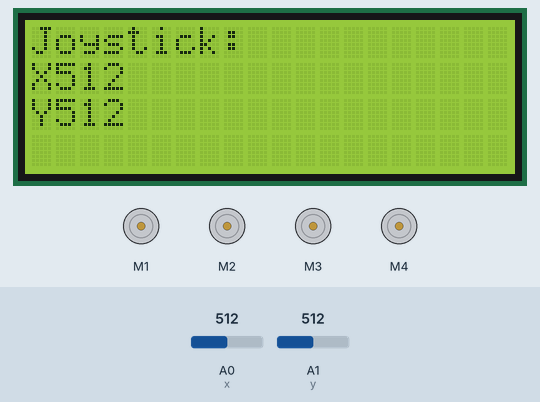
A sketch run on a simulated Arduino Uno, built with avr-gcc and run on an emulated ATmega328P. Shown: 4 × DC motor (green arrow = forward, orange = backward, longer = faster), 20×4 character LCD. The inputs (shaded band) are chosen by the test bench; at power-on: A0 (x) = 512, A1 (y) = 512. What the sketch prints to the serial monitor is not drawn.

Above: at 1.2 s.
1.3 s: A0 (x) set to 786
At 2.0 s:
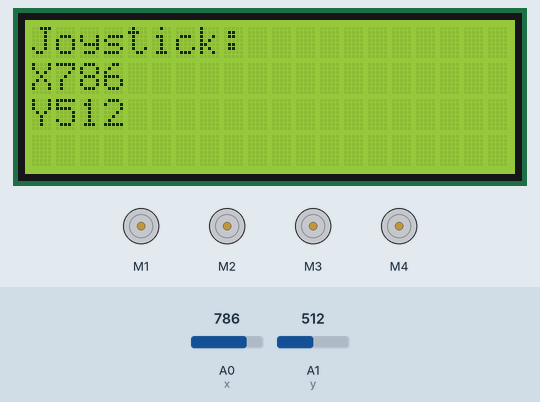
2.8 s: A0 (x) set to 815
At 3.4 s:
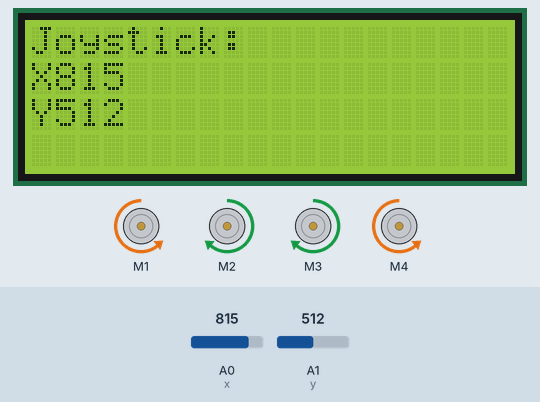
4.3 s: A1 (y) set to 213
At 5.5 s:
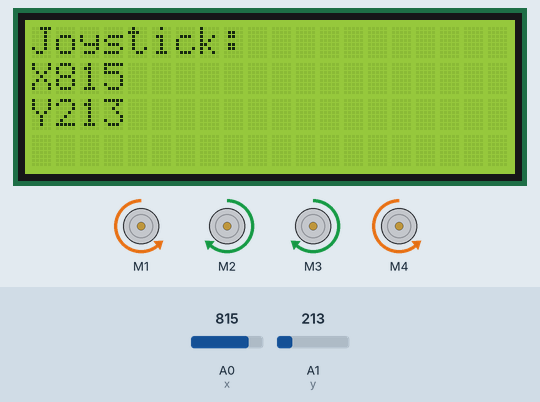
5.8 s: A1 (y) set to 182
At 6.7 s:
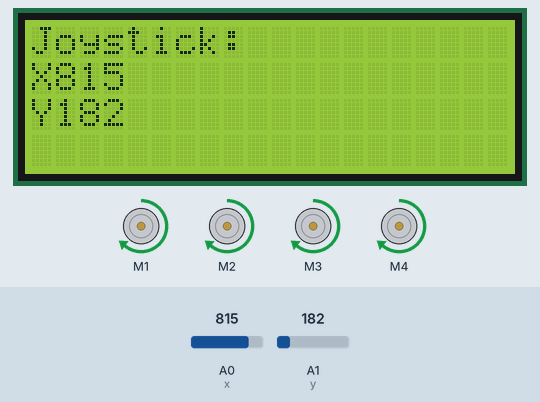
7.3 s: A1 (y) set to 810
At 7.7 s:
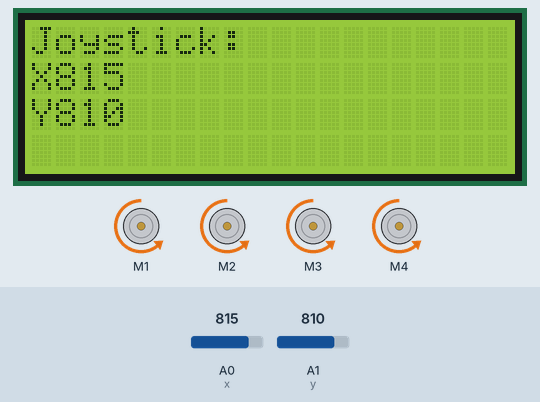
8.8 s: A0 (x) set to 984
At 9.1 s:
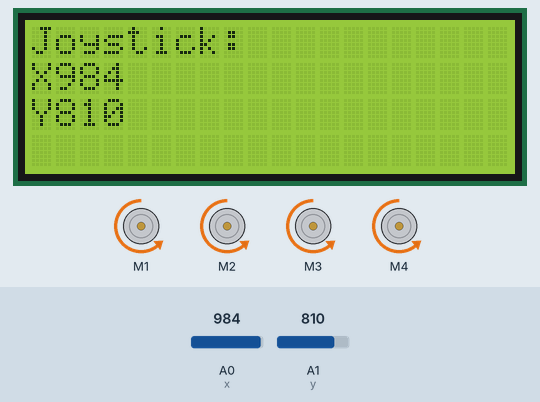
10.3 s: A0 (x) set to 1007
Timing chart, 0 to 12.8 s (numbered marks = the images above; inputs shaded):
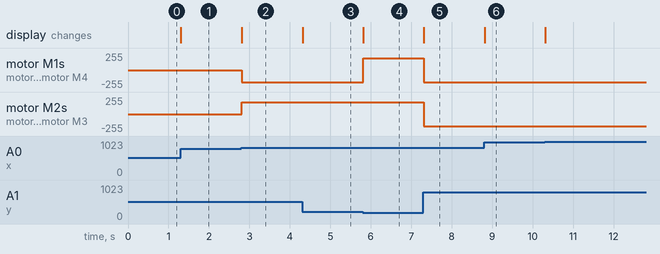

Measured:
- the behaviour switches between 799 and 800 on A0 (x) (found by bisection; images 1 and 2)
- the behaviour switches between 201 and 200 on A1 (y) (found by bisection; images 3 and 4)
- after the input at 1.3 s, the display: changes at once (image 1)
- after the input at 2.8 s, motor M1, motor M4: stopped → backward 180/255 at once; motor M2, motor M3: stopped → forward 180/255 at once; the display: changes at once (image 2)
- after the input at 4.3 s, the display: changes at once (image 3)
- after the input at 5.8 s, motor M1, motor M4: backward 180/255 → forward 180/255 at once; the display: changes at once (image 4)
- after the input at 7.3 s, motor M1–4: forward 180/255 → backward 180/255 at once; the display: changes at once (image 5)
- after the input at 8.8 s, the display: changes at once (image 6)

The sketch:

Arduino-Uno-WPU2.ino
```cpp
//* Definiert verwendete Libraries(Bibliotheken), die Pins für den Joystick und den Speed(Geschwindigkeit) der Motoren.

#include <Wire.h>
#include <LiquidCrystal_I2C.h>
#include <AFMotor.h>
#define x A0
#define y A1
#define Speed 180

//* Definiert wo welcher Motor eingesteckt ist.

AF_DCMotor motor1(1);
AF_DCMotor motor2(2);
AF_DCMotor motor3(3);
AF_DCMotor motor4(4);


LiquidCrystal_I2C lcd(0x27,20,4);


// ** Diese Funktion läuft nur am anfang des Programmes ab, und definiert den Speed(Geschwindigkeit) aller Motoren
void setup() {
  Serial.begin(9600);
  motor1.setSpeed(Speed);
  motor2.setSpeed(Speed);
  motor3.setSpeed(Speed);
  motor4.setSpeed(Speed);
  begin();
}


void begin(){
  lcd.begin();
  lcd.print("Joystick:");
  lcd.setCursor(0, 1);
  lcd.print("X:");
  lcd.setCursor(0, 2);
  lcd.print("Y:");

}


//* Diese funktion läuft möglichst 10000 mal die Sekunde und ließt den Input von den pins des Joysticks ab und entscheidet dann basierend darauf
//* ob das Fahrzeug nach vorne,hinten,links oder rechts fahren soll

void loop() {
  int X = analogRead(x);
  int Y = analogRead(y);

  lcd.setCursor(1, 1);
  lcd.print(X);
  lcd.setCursor(1, 2);
  lcd.print(Y);


  Serial.print(X);
  Serial.print("\t");
  Serial.println(Y);

  if (Y >= 800) {
    motor1.run(BACKWARD);
    motor2.run(BACKWARD);
    motor3.run(BACKWARD);
    motor4.run(BACKWARD);
  } else if (Y <= 200) {
    motor1.run(FORWARD);
    motor2.run(FORWARD);
    motor3.run(FORWARD);
    motor4.run(FORWARD);
  } else if (X >= 800) {
    motor1.run(BACKWARD);
    motor2.run(FORWARD);
    motor3.run(FORWARD);
    motor4.run(BACKWARD);
  } else if (X <= 200) {
    motor1.run(FORWARD);
    motor2.run(BACKWARD);
    motor3.run(BACKWARD);
    motor4.run(FORWARD);
  } else {
    motor1.run(RELEASE);
    motor2.run(RELEASE);
    motor3.run(RELEASE);
    motor4.run(RELEASE);
  }
}
```
